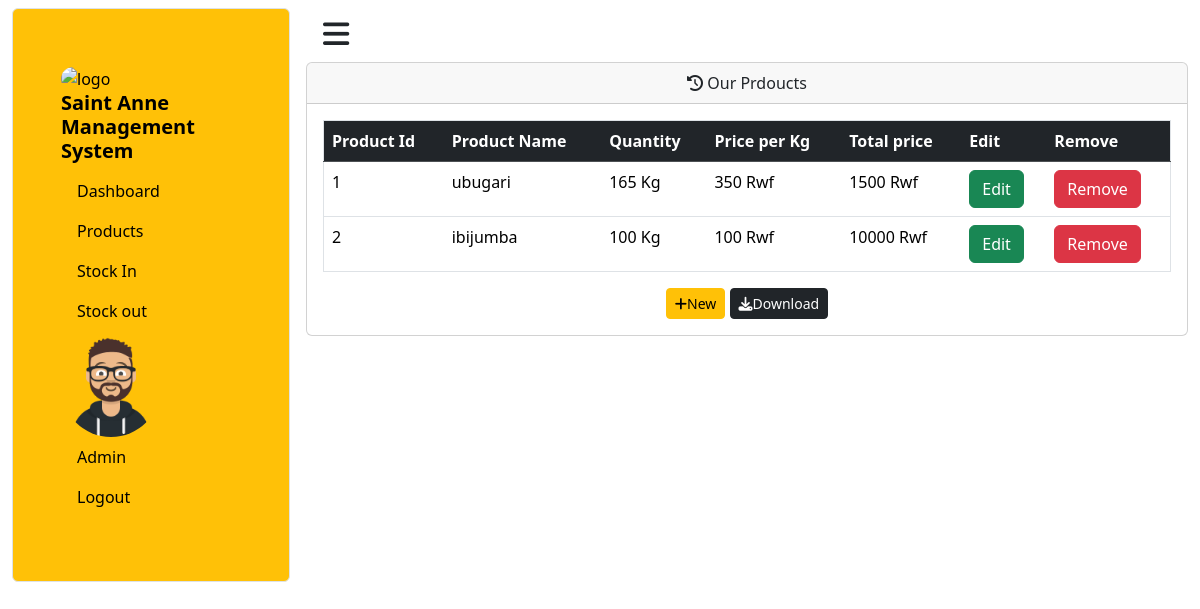
The page /admin/Products.php (signed in) on the database its author committed.
### tables this page shows
CREATE TABLE `products` (
  `ProductId` int(11) NOT NULL,
  `ProductName` varchar(40) NOT NULL,
  `PricePerKg` int(9) NOT NULL,
  `Total_price` int(9) NOT NULL DEFAULT 0,
  `quantity` int(5) NOT NULL DEFAULT 0
);

### admin/Products.php (the view, shortened to what this page needs)
<?php
include '../conn.php';
?>
<!DOCTYPE html>
<html lang="en">
<head>
    <link href="https://cdn.jsdelivr.net/npm/bootstrap@5.3.3/dist/css/bootstrap.min.css" rel="stylesheet">
    <link rel="stylesheet" href="https://cdnjs.cloudflare.com/ajax/libs/font-awesome/6.5.1/css/all.min.css" />
    <link rel="stylesheet" href="style.css">
</head>
<body>
    <div class="container-fluid content  d-flex  mt-2">
        <div class="col sm-9 border bg-warning  rounded  ">
            <nav class="nav mt-2">
            <ul class=" text-black p-5 ">
                    <div class="nav-brand">
                        <img src="../images/logo.jpg" class="rounded-pill" style="width: 120px;" alt="logo" srcset="">
                        <h5><b>Saint Anne Management System</b></h5>
                    </div>
                    <li class="nav-item"><a href="index.php" class="nav-link text-black"> Dashboard</a></li>
                    <li class=" nav-item"><a href="Products.php" class="nav-link text-black"> Products</a></li>
                    <li class="nav-item"><a href="stock_in.php" class="nav-link text-black" >Stock In</a></li>
                    <li class="nav-item"><a href="stock_out.php" class="nav-link text-black"> Stock out</a></li>
                    <div class="nav-brand">
                        <img src="../images/user.png" alt="avatar"  class="rounded-pill" style="width: 100px;" >
                    </div>
                    <li class="nav-link text-black " >Admin</li>
                    <li class="nav-item " > <a class=" nav-link text-black" href="logout.php">Logout</a></li>
                </ul>
            </nav>
        </div>
      <div class="col-sm-9 ms-3">
    <button class="btn m-1"><i class="fa-solid fa-bars " style="font-size:30px"></i></button>
     <div class="card ">
    <div class="card-header">
      <center > <i class="fa-solid  fa-clock-rotate-left"></i> Our Prdoucts</center>
    </div>
    <div class="card-body" id="content">
      <div class="table table-resplonsive table-sm w-80">
                <table class="table border table-stripped table-hover">
                   <thead class="table-dark text-white">
                    <th>Product Id </th>
                    <th>Product Name</th>
                    <th>Quantity</th>
                    <th>Price per Kg</th>
                    <th>Total price</th>
                    <th>Edit</th>
                    <th>Remove</th>
                   </thead>
                   <tbody>
                <?php
                $select=$conn->query("SELECT * FROM products");
                 if (mysqli_num_rows($select)>0){
                    while ($row=mysqli_fetch_assoc($select)) {
                        $p_id=$row['ProductId'];
                        $Pname=$row['ProductName'];
                        $price=$row['PricePerKg'];
                        $total=$row['Total_price'];
                        $quantity=$row['quantity'];
                        echo " <tr>
                        <td>$p_id</td>
                        <td>$Pname</td>
                        <td>$quantity Kg</td>
                        <td>$price Rwf</td>
                        <td>$total Rwf</td>
                        <td><a href='edit_product.php?p_id=$p_id' class='btn btn-success'>Edit</a></td>
                        <td><a href='delete_product.php?p_id=$p_id' class='btn btn-danger'>Remove</a></td>
                    </tr>";
                    }
                 }
                 else {
                    echo "<td colspan='3'><center> No products Found</center></td>";
                 }
                ?>
                   </tbody>
                </table>
            </div>
        <center><a href="add_products.php" class="btn btn-warning btn-sm"><i class="fa-solid fa-plus"></i>New</a>
        <button class="btn btn-dark btn-sm" onclick="download()"><i class="fa-solid fa-download"></i>Download</button> </center>
    </div>
  </div>
        </div>
      </div>
</body>
</html>

### admin/style.css (style rules this page uses)
li { list-style-type:none; }

### rows shown on the page
products: ProductId "1", ProductName "ubugari", quantity "165", PricePerKg "350", Total_price "1500"
products: ProductId "2", ProductName "ibijumba", quantity "100", PricePerKg "100", Total_price "10000"
